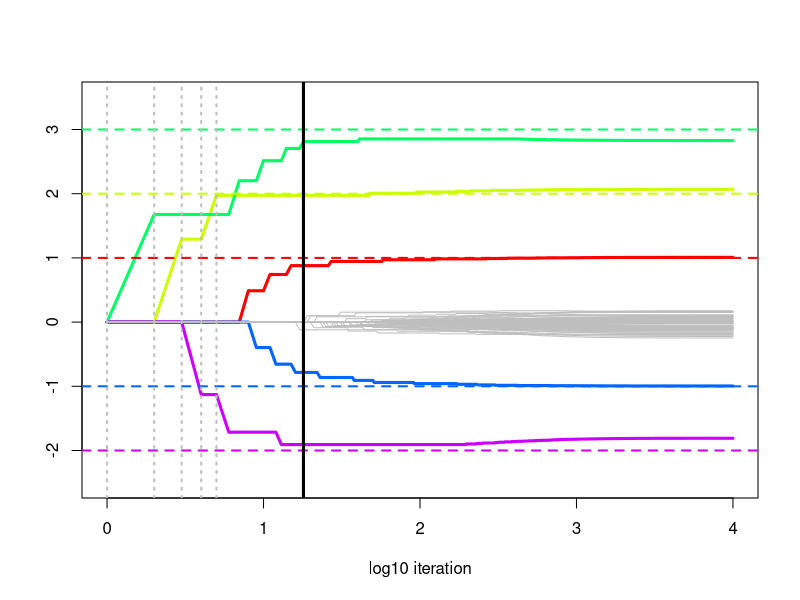

Reproduce this figure in R.
### Code for running gradient boosting and subsequent plotting

Scale <- function(x) {
  x <- scale(x, scale=FALSE)
  x <- x / rep(sqrt(colMeans(x^2)), each=nrow(x))
  return(x)
}

FS_eta <- function(x, y, M=100, eta=ifelse(grad,0.1, 0.01), grad=FALSE) {
  resid <- y-mean(y)
  x <- Scale(x)
  beta_mat <- matrix(0, nrow=ncol(x), ncol=M)
  lambda <- rep(0, M)
  
  FS_eta_iter <- function(beta) {
    k_hat <- which.max(abs(colMeans(resid*x)))
    gamma_hat <- mean(resid*x[, k_hat])
    if (grad) {
      beta_change <- eta*gamma_hat
    } else {
      beta_change <- eta*sign(gamma_hat)
    }
    beta[k_hat] <- beta[k_hat] + beta_change
    resid <<- resid - beta_change*x[, k_hat]
    return(list("beta"=beta, "gamma_hat"=gamma_hat))
  }
  for (m in 2:M) {
    out <- FS_eta_iter(beta_mat[, m-1])
    beta_mat[, m] <- out$beta
    lambda[m-1] <- abs(out$gamma_hat)
  }
  return(list("beta_mat"=beta_mat, "lambda"=lambda))
}

plot_FS <- function(FS_obj, ...) {
  matplot(log10(1:ncol(FS_obj$beta_mat)), t(FS_obj$beta_mat), type="l", lty=1, ylab="",
          xlab="log10 iteration", ...)
}

###################################################
# Simulation example

set.seed(1)
n <- 200; p <- 80

x <- matrix(rnorm(n*p), n, p)
x[, -1] <- x[, -1] + 0.4*x[, -ncol(x)] # introduce some mild correlations
x <- Scale(x)

beta_vec <- c(1, 2, 3, -1, -2)
s <- length(beta_vec)
sig <- as.numeric(x[, 1:s] %*% beta_vec)
y <- sig + rnorm(n)

col_vec <- rainbow(s)
# Gradient boosting with linear regression
out_FS <- FS_eta(x, y, M=10000, eta=0.5, grad=TRUE)

# Plotting
plot_FS(out_FS, col = c(col_vec, rep("grey", p-s)), ylim=c(min(beta_vec)-0.5, max(beta_vec)+0.5),
        lwd=c(rep(3, s), rep(1, p-s)))

for (k in 1:length(beta_vec)) {
  abline(h=beta_vec[k], col=col_vec[k], lty=2, lwd=2)
}

plot_iter <- 5
for (i in seq_len(plot_iter)) {
  abline(v = log10(i), col="grey", lty=3, lwd=2)
}

# min risk
abline(v = log10(which.min(colMeans((x %*% out_FS$beta_mat - sig)^2))),
     col="black", lwd=3)
